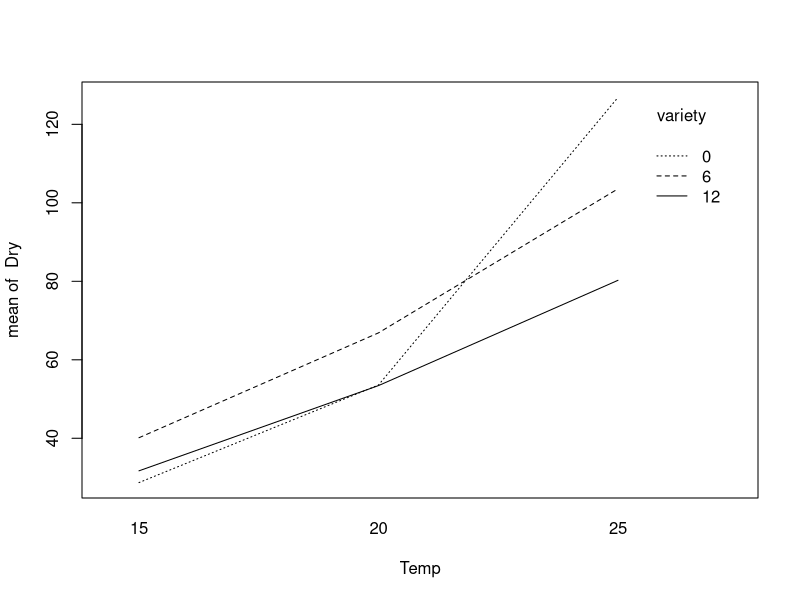

R code for this plot:
## ---- chunk 1
a <- 5
dfa <- a-1
b <- 3
dfb <- b-1
dfab <- dfa * dfb
nT<- a * b * 6
dfe <- nT - (a * b)
SSA <- 375
SSB <- 462
SSAB <- 38
SST <- 1128
SSE <- SST - SSA - SSB - SSAB
MSA <- SSA / dfa
MSB <- SSB / dfb
MSAB <- SSAB / dfab
MSE <- SSE / dfe
F_A <- MSA / MSE
F_B <- MSB / MSE
F_AB <- MSAB / MSE
P_A <- pf(F_A, dfa, dfe, lower.tail = F)
P_B <- pf(F_B, dfb, dfe, lower.tail = F)
P_AB <- pf(F_AB, dfab, dfe, lower.tail = F)
## ---- chunk 2
a <- 4
b <- 3
n <- 3
nT <- a * b * n
SSE <- 720
dfa <- a - 1
dfb <- b - 1
dfe <- nT - (a * b)
MSE <- SSE / dfe
## ---- chunk 3
SE <- sqrt(2*MSE/(b*n))
SE
qa <- qtukey(1-0.05, a, dfe)/sqrt(2)
qa
qHSDa <- SE * qa
qHSDa
## ---- chunk 4
g = a*(a-1)/2
BA = qt(1-(0.05/(2*g)), nT - a * b) 
BA
BMSDa = SE * BA
BMSDa
## ---- chunk 5
SE <- sqrt(2*MSE/(a*n))
SE
qb <- qtukey(1-0.05, b, dfe)/sqrt(2)
qb
qHSDb <- SE * qb
qHSDb
## ---- chunk 6
g = b*(b-1)/2
BB = qt(1-(0.05/(2*g)), nT - a * b) 
BB
BMSDb = SE * BB
BMSDb
## ---- chunk 7
dfm <- 8
SSm <- 71692.11
MSE <- 47.413
a <- 3
b <- 3
n <- 8
nT <- a * b * n
dfe<- nT - a * b
dfT <- dfm + dfe
SSE <- MSE * dfe
MSm <- SSm / dfm
F_m <- MSm / MSE
P_m <- pf(F_m, dfm, dfe, lower.tail = F)
## ---- chunk 8
dfa <- a - 1
dfb <- b - 1
dfab <- dfa * dfb
MSA <- 1662.89
MSAB <- 1704.14
SSA <- MSA * dfa
SSAB <- MSAB *dfab
SSB <- SSm - SSA - SSAB
MSB <- SSB / dfb
F_A <- MSA / MSE
F_B <- MSB / MSE
F_AB <- MSAB / MSE
P_A <- pf(F_A, dfa, dfe, lower.tail = F)
P_B <- pf(F_B, dfb, dfe, lower.tail = F)
P_AB <- pf(F_AB, dfab, dfe, lower.tail = F)

## ---- chunk 9
variety <- factor(rep(c(0, 6, 12), each = 3))
Temp <- factor(rep(c(15, 20, 25), times = 3))
Dry <- c(28.71, 53.57, 126.86, 40.14, 66.86, 103.57, 31.71, 53.43, 80.26)

data <- data.frame(variety, Temp, Dry)

## ---- chunk 10
interaction.plot(Temp, variety, Dry)
## ---- chunk 11
SSA <- 1255.24
SSAB <- 882.76
SST <- 4266.31
MSE <- 56.38
a <- 3
b <- 3
n <- 5
nT <- a * b * n
dfa <- a - 1
dfb <- b - 1
dfab <- dfa * dfb
dfe <- nT - a * b
SSE <- MSE * dfe
SSB <- SST - SSA - SSAB - SSE
MSA <- SSA / dfa
MSB <- SSB / dfb
MSAB <- SSA / dfab
F_A <- MSA / MSE
F_B <- MSB / MSE
F_AB <- MSAB / MSE
P_A <- pf(F_A, dfa, dfe, lower.tail = F)
P_B <- pf(F_B, dfb, dfe, lower.tail = F)
P_AB <- pf(F_AB, dfab, dfe, lower.tail = F)
## ---- chunk 12
y11 <- 22.3
y12 <- 19.8
y31 <- 28
y32 <- 26
L_hat <- 0.5 * y11 + 0.5 * y12 - 0.5 * y31 - 0.5 * y32
L_hat
## ---- chunk 13
n <- 5
s_L <- sqrt(MSE * ((4 * (1/2)^2)/n))
s_L
## ---- chunk 14
t <- L_hat/s_L
t
pt(t, dfe)
